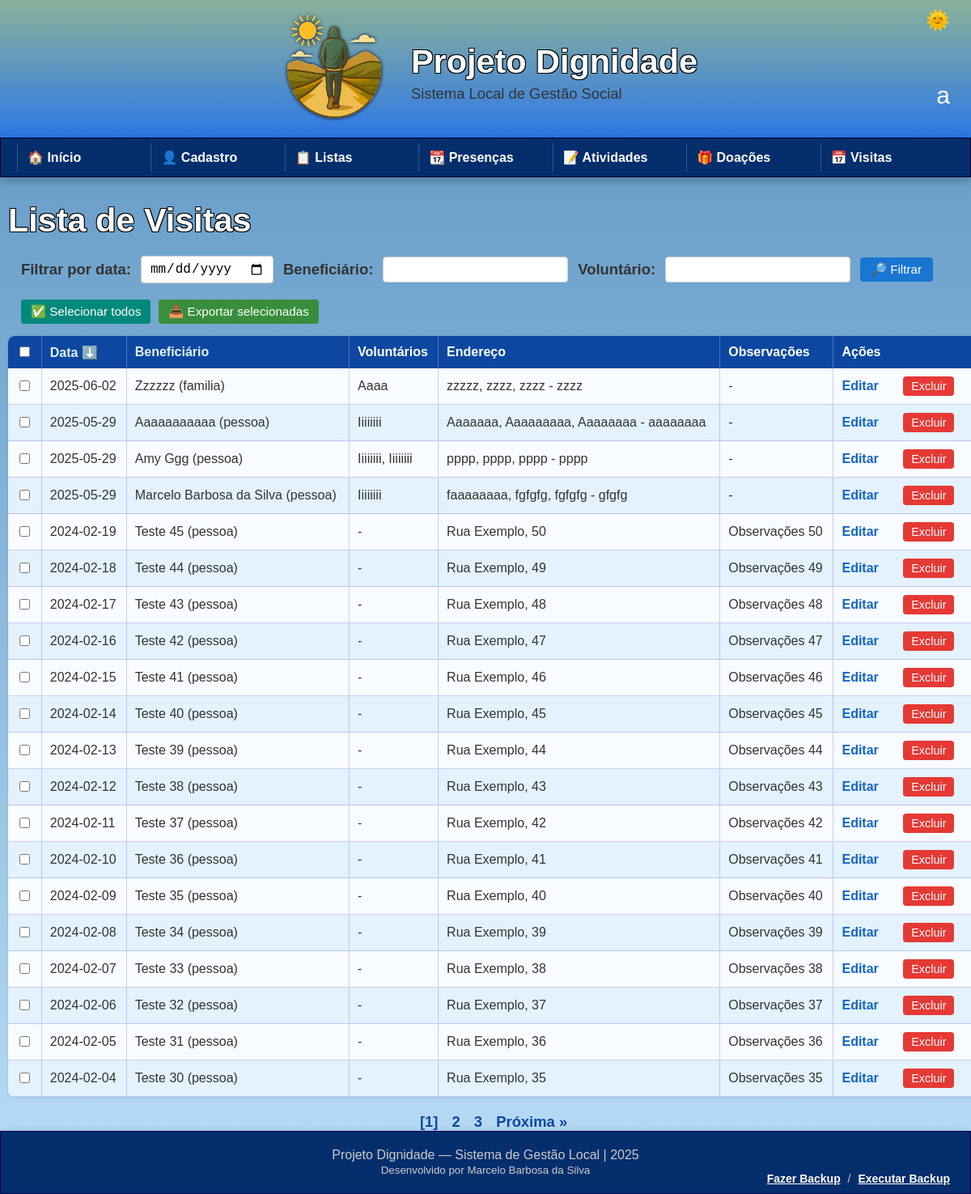
Page /visitas/lista on the committed database.
### tables this page shows
CREATE TABLE visitas (
                id INTEGER PRIMARY KEY AUTOINCREMENT,
                beneficiario_id INTEGER NOT NULL,
                beneficiario_tipo TEXT NOT NULL CHECK(beneficiario_tipo IN ('pessoa', 'familia')),
                data_visita TEXT NOT NULL,
                endereco TEXT NOT NULL,
                observacoes TEXT,
                FOREIGN KEY (beneficiario_id) REFERENCES pessoas(id)
            );

### rotas/visitas/listagem.py (the view, shortened to what this page needs)
@visitas_listagem.route("/visitas/lista", methods=["GET"])
def listar_visitas():
    data = request.args.get("data", "").strip()
    beneficiario = request.args.get("beneficiario", "").strip().lower()
    voluntario = request.args.get("voluntario", "").strip().lower()
    ordem = request.args.get("ordem", "data_visita")
    direcao = request.args.get("direcao", "desc")
    pagina = int(request.args.get("pagina", 1))
    query = """
        SELECT v.id, v.data_visita, v.endereco, v.observacoes,
               v.beneficiario_tipo, v.beneficiario_id,
               CASE
                   WHEN v.beneficiario_tipo = 'pessoa' THEN p.nome
                   WHEN v.beneficiario_tipo = 'familia' THEN f.responsavel
                   ELSE ''
               END AS beneficiario_nome,
               GROUP_CONCAT(vol.nome, ', ') AS voluntarios
        FROM visitas v
        LEFT JOIN pessoas p ON v.beneficiario_tipo = 'pessoa' AND v.beneficiario_id = p.id
        LEFT JOIN familias f ON v.beneficiario_tipo = 'familia' AND v.beneficiario_id = f.id
        LEFT JOIN visita_voluntarios vv ON v.id = vv.visita_id
        LEFT JOIN voluntarios vol ON vv.voluntario_id = vol.id
        WHERE 1=1
    """
    params = []
    if data:
        query += " AND v.data_visita = ?"
        params.append(data)
    if beneficiario:
        query += " AND LOWER(CASE WHEN v.beneficiario_tipo = 'pessoa' THEN p.nome ELSE f.responsavel END) LIKE ?"
        params.append(f"%{beneficiario}%")
    query += f" GROUP BY v.id ORDER BY {ordem} {'ASC' if direcao == 'asc' else 'DESC'}"
    with conectar() as conn:
        cursor = conn.cursor()
        cursor.execute(query, params)
        registros = cursor.fetchall()
        colunas = [col[0] for col in cursor.description]
    todas_visitas = [dict(zip(colunas, linha)) for linha in registros]
    itens_por_pagina = 20
    total = len(todas_visitas)
    total_paginas = math.ceil(total / itens_por_pagina)
    inicio = (pagina - 1) * itens_por_pagina
    fim = inicio + itens_por_pagina
    visitas_pagina = todas_visitas[inicio:fim]
    filtros = {
        "data": data,
        "beneficiario": beneficiario,
        "voluntario": voluntario,
        "ordem": ordem,
        "direcao": direcao,
        "pagina": pagina,
        "total_paginas": total_paginas
    }
    return render_template("visitas/listagem.html", visitas=visitas_pagina, filtros=filtros)

### banco/conexao.py (called while the page is built)
def conectar():
    return sqlite3.connect("banco.db")

### templates/visitas/listagem.html (shortened to what this page needs)
{% extends "base.html" %}
{% block conteudo %}
<div class="lista-container">
    <h1 class="titulo-lista">Lista de Visitas</h1>
    <form method="GET" id="filtro_form" class="formulario-familia">
        <div class="filtro-linha">
            <label><strong>Filtrar por data:</strong></label>
            <input type="date" name="data" class="campo-filtro" value="{{ filtros.data }}">
            <label><strong>Beneficiário:</strong></label>
            <input type="text" name="beneficiario" class="campo-filtro" value="{{ filtros.beneficiario }}">
            <label><strong>Voluntário:</strong></label>
            <input type="text" name="voluntario" class="campo-filtro" value="{{ filtros.voluntario }}">
            <button type="submit" class="botao-filtro">🔎 Filtrar</button>
        </div>
    </form>
    <form method="POST" id="form_exportar" action="{{ url_for('visitas_exportar.exportar_excel') }}" class="formulario-exportar">
        <button type="button" onclick="selecionarTodos()" class="botao-selecionar">✅ Selecionar todos</button>
        <button type="button" onclick="exportarParaExcel()" class="botao-exportar">📤 Exportar selecionadas</button>
    </form>
    {% if visitas %}
    <table id="tabela_pessoas" class="tabela">
        <thead>
            <tr>
                <th><input type="checkbox" onclick="selecionarTodos()"></th>
                <th><a href="#" onclick="ordenarPor('data_visita')">Data {% if filtros.ordem == 'data_visita' %}{{ '⬆️' if filtros.direcao == 'asc' else '⬇️' }}{% endif %}</a></th>
                <th><a href="#" onclick="ordenarPor('beneficiario_nome')">Beneficiário {% if filtros.ordem == 'beneficiario_nome' %}{{ '⬆️' if filtros.direcao == 'asc' else '⬇️' }}{% endif %}</a></th>
                <th>Voluntários</th>
                <th>Endereço</th>
                <th>Observações</th>
                <th>Ações</th>
            </tr>
        </thead>
        <tbody>
            {% for visita in visitas %}
            <tr>
                <td><input type="checkbox" name="selecionados" value="{{ visita.id }}"></td>
                <td>{{ visita.data_visita or "-" }}</td>
                <td>{{ visita.beneficiario_nome }} ({{ visita.beneficiario_tipo }})</td>
                <td>{{ visita.voluntarios or "-" }}</td>
                <td>{{ visita.endereco or "-" }}</td>
                <td>{{ visita.observacoes or "-" }}</td>
                <td>
                    <a href="{{ url_for('visitas_editar.editar_visita', id=visita.id) }}" class="link-editar">Editar</a>
                    <form method="POST" action="{{ url_for('visitas_excluir.excluir_visita', id=visita.id) }}" style="display:inline;" onsubmit="return confirm('Deseja excluir esta visita?');">
                        <button type="submit" class="botao-excluir">Excluir</button>
                    </form>
                </td>
            </tr>
            {% endfor %}
        </tbody>
    </table>
    {% set pagina = filtros.pagina %}
    {% set total_paginas = filtros.total_paginas %}
    {% set rota = 'visitas_listagem.listar_visitas' %}
    {% set params = {
      'data': filtros.data,
      'beneficiario': filtros.beneficiario,
      'voluntario': filtros.voluntario,
      'ordem': filtros.ordem,
      'direcao': filtros.direcao
    } %}
    {% include "utilidade/paginacao.html" with context %}
    {% else %}
    <p class="mensagem-vazia">Nenhuma visita cadastrada ainda.</p>
    {% endif %}
</div>
{% endblock %}

### templates/base.html (shortened to what this page needs)
<!DOCTYPE html>
<html lang="pt-br">
<head>
    <link rel="stylesheet" href="{{ url_for('static', filename='css/base.css') }}">
    <link rel="stylesheet" href="{{ url_for('static', filename='css/geral.css') }}">
    <link rel="stylesheet" href="{{ url_for('static', filename='css/tema_escuro.css') }}">
    <link rel="stylesheet" href="{{ url_for('static', filename='css/fonte_grande.css') }}">
    <link rel="stylesheet" href="{{ url_for('static', filename='css/cadastro.css') }}">
    <link rel="stylesheet" href="{{ url_for('static', filename='css/lista.css') }}">
    <link rel="stylesheet" href="{{ url_for('static', filename='css/perfil.css') }}">
</head>
<body>
    <header>
        <div class="bloco-esquerda">
            <img src="{{ url_for('static', filename='imagens_sistema/logo-dia.png') }}" alt="Logo" class="logo">
            <div class="titulo-central">
                <h1>Projeto Dignidade</h1>
                <p>Sistema Local de Gestão Social</p>
            </div>
        </div>
        <div class="acoes-topo">
            <button id="toggle-dark" onclick="alternarModo()" title="Alternar modo">🌞</button>
            <button id="botao-fonte" title="Alternar tamanho da fonte">A</button>
        </div>
    </header>
    <nav>
        <div class="dropdown">
            <a href="{{ url_for('comum.home') }}">🏠 Início</a>
        </div>
        <div class="dropdown">
            <span class="dropbtn">👤 Cadastro</span>
        </div>
        <div class="dropdown">
            <span class="dropbtn">📋 Listas</span>
        </div>
        <div class="dropdown">
            <span class="dropbtn">📆 Presenças</span>
        </div>
        <div class="dropdown">
            <span class="dropbtn">📝 Atividades</span>
        </div>
        <div class="dropdown">
            <span class="dropbtn">🎁 Doações</span>
        </div>
        <div class="dropdown">
            <span class="dropbtn">📅 Visitas</span>
        </div>
    </nav>
    <main>
        {% block conteudo %}{% endblock %}
    </main>
    <footer>
        Projeto Dignidade — Sistema de Gestão Local | 2025<br>
        <small>Desenvolvido por Marcelo Barbosa da Silva</small>
        <span class="link-backup-area">
            <a href="#" id="fazer-backup" class="link-backup">Fazer Backup</a> /
            <a href="#" id="executar-backup" class="link-backup">Executar Backup</a>
        </span>
    </footer>
</body>
</html>

### templates/utilidade/paginacao.html (shortened to what this page needs)
{% if total_paginas > 1 %}
<div class="paginacao">
  {% for p in range(1, total_paginas + 1) %}
    {% if p == pagina %}
      <strong>[{{ p }}]</strong>
    {% else %}
      <a href="{{ url_for(rota, pagina=p, **params) }}">{{ p }}</a>
    {% endif %}
  {% endfor %}
  {% if pagina < total_paginas %}
    <a href="{{ url_for(rota, pagina=pagina + 1, **params) }}">Próxima &#187;</a>
  {% endif %}
</div>
{% endif %}

### static/css/base.css (style rules this page uses)
nav { display: grid; grid-template-columns: repeat(7, 1fr); background-color: #052e6d; padding: 6px 20px; font-size: 16px; box-shadow: 0 4px 12px rgba(0, 0, 0, 0.25); border: 1.5px solid #040131; align-items: center; }
nav .dropdown { position: relative; width: 100%; text-align: left; border-left: 1px solid rgba(255, 255, 255, 0.2); }
nav a, nav .dropbtn { color: #fff; padding: 8px 12px; font-weight: bold; text-decoration: none; display: block; transition: background-color 0.2s ease, color 0.2s ease, box-shadow 0.2s ease; }
#toggle-dark { position: absolute; top: 10px; right: 20px; font-size: 24px; background: none; border: none; color: white; cursor: pointer; z-index: 1000; transition: transform 0.2s ease; }
#botao-fonte { position: absolute; top: 100px; right: 20px; font-size: 30px; background: none; border: none; color: white; cursor: pointer; z-index: 1000; transition: transform 0.2s ease; }
header { display: flex; align-items: center; justify-content: center; padding: 10px 30px; background: linear-gradient(to bottom, #f0f33a4d, #2d77e6); }
.logo { height: 150px; margin-right: 10px; margin-left: 0; padding: 0; display: block; filter: drop-shadow(0 0 0 white) drop-shadow(0 0 2px black); }
.bloco-esquerda { display: flex; align-items: center; gap: 10px; }
footer { position: relative; background: #052e6d; text-align: center; padding: 20px; font-size: 16px; color: #cccaca; box-shadow: 0 4px 12px rgba(0, 0, 0, 0.25); border: 1.1px solid #080353; }
.link-backup-area { position: absolute; bottom: 10px; right: 20px; font-size: 14px; white-space: nowrap; }
.link-backup { color: #fff; text-decoration: underline; font-weight: bold; margin: 0 5px; transition: color 0.2s ease; }

### static/css/geral.css (style rules this page uses)
body { margin: 0; font-family: Arial, sans-serif; background-color: #ffffff; color: #333; background: linear-gradient(to bottom, #5d95c2, #baddf7); font-size: 1.15em; }
.bloco-esquerda { display: flex; align-items: center; gap: 10px; }
h1 { color: #fff; font-size: 2.25em; margin-bottom: 5px; text-shadow: -1px -1px 0 #000, 1px -1px 0 #000, -1px 1px 0 #000, 1px 1px 0 #000; }
p { font-size: 1em; margin-top: 0; }

### static/css/cadastro.css (style rules this page uses)
form { max-width: 600px; margin: 20px auto; padding: 0 16px; }

### static/css/lista.css (style rules this page uses)
.lista-container { width: 100%; max-width: 1600px; margin: 0 auto; padding: 0 10px; }
.tabela { width: 100%; margin: 10px auto; border-collapse: separate; border-spacing: 0; font-size: 1rem; color: inherit; border-radius: 8px; overflow: hidden; box-shadow: 0 1px 4px rgba(0,0,0,0.1); background-color: white; }
.tabela th { background-color: #0d47a1; color: white; font-weight: bold; padding: 10px; text-align: left; border-right: 1px solid #ffffff40; }
.tabela th a { color: #e3f2fd; text-decoration: none; font-weight: bold; }
.tabela td { padding: 10px; border-bottom: 1px solid #0603b42f; border-right: 1px solid #0603b42f; }
.tabela tbody tr:nth-child(even) { background-color: #e3f2fd; }
.tabela tbody tr:nth-child(odd) { background-color: #f8fbff; }
.titulo-lista { margin-top: 30px; margin-bottom: 10px; padding-left: 0; }
.formulario-exportar { display: flex; align-items: center; gap: 10px; flex-wrap: wrap; margin-bottom: 15px; margin-left: 0; }
.campo-filtro { padding: 5px 8px; font-size: 1rem; border-radius: 4px; border: 1px solid #ccc; }
.botao-filtro, .botao-selecionar, .botao-exportar { padding: 6px 12px; font-size: 0.95rem; border-radius: 4px; border: none; cursor: pointer; }
.botao-filtro { background-color: #1976d2; color: white; }
.botao-selecionar { background-color: #00897b; color: white; }
.botao-exportar { background-color: #388e3c; color: white; }
.link-editar { color: #1565c0; text-decoration: none; font-weight: bold; margin-right: 10px; }
.botao-excluir { background-color: #e53935; color: white; border: none; padding: 4px 10px; border-radius: 4px; cursor: pointer; font-size: 0.9rem; margin-left: 0; }
.paginacao { text-align: center; margin-top: 20px; }
.paginacao a { margin: 0 6px; text-decoration: none; color: #0d47a1; font-weight: bold; }
.paginacao strong { margin: 0 6px; font-weight: bold; color: #0d47a1; }
.formulario-familia { display: flex; flex-direction: column; gap: 10px; margin-bottom: 20px; max-width: 100%; }
.filtro-linha { display: flex; flex-wrap: wrap; gap: 12px; align-items: center; width: 100%; }
.filtro-linha select, .filtro-linha input { padding: 6px 10px; font-size: 1rem; border: 1px solid #ccc; border-radius: 4px; }
.filtro-linha button { background-color: #1976d2; color: white; border: none; padding: 6px 14px; border-radius: 4px; cursor: pointer; }

### rows in the picture
visitas: data_visita "2025-06-02", beneficiario_nome "Zzzzzz", beneficiario_tipo "familia", voluntarios "Aaaa", endereco "zzzzz, zzzz, zzzz - zzzz", observacoes "-"
visitas: data_visita "2025-05-29", beneficiario_nome "Aaaaaaaaaaa", beneficiario_tipo "pessoa", voluntarios "Iiiiiiii", endereco "Aaaaaaa, Aaaaaaaaa, Aaaaaaaa - aaaaaaaa", observacoes "-"
visitas: data_visita "2025-05-29", beneficiario_nome "Amy Ggg", beneficiario_tipo "pessoa", voluntarios "Iiiiiiii, Iiiiiiii", endereco "pppp, pppp, pppp - pppp", observacoes "-"
visitas: data_visita "2025-05-29", beneficiario_nome "Marcelo Barbosa da Silva", beneficiario_tipo "pessoa", voluntarios "Iiiiiiii", endereco "faaaaaaaa, fgfgfg, fgfgfg - gfgfg", observacoes "-"
visitas: data_visita "2024-02-19", beneficiario_nome "Teste 45", beneficiario_tipo "pessoa", voluntarios "-", endereco "Rua Exemplo, 50", observacoes "Observações 50"
visitas: data_visita "2024-02-18", beneficiario_nome "Teste 44", beneficiario_tipo "pessoa", voluntarios "-", endereco "Rua Exemplo, 49", observacoes "Observações 49"
visitas: data_visita "2024-02-17", beneficiario_nome "Teste 43", beneficiario_tipo "pessoa", voluntarios "-", endereco "Rua Exemplo, 48", observacoes "Observações 48"
visitas: data_visita "2024-02-16", beneficiario_nome "Teste 42", beneficiario_tipo "pessoa", voluntarios "-", endereco "Rua Exemplo, 47", observacoes "Observações 47"
visitas: data_visita "2024-02-15", beneficiario_nome "Teste 41", beneficiario_tipo "pessoa", voluntarios "-", endereco "Rua Exemplo, 46", observacoes "Observações 46"
visitas: data_visita "2024-02-14", beneficiario_nome "Teste 40", beneficiario_tipo "pessoa", voluntarios "-", endereco "Rua Exemplo, 45", observacoes "Observações 45"
visitas: data_visita "2024-02-13", beneficiario_nome "Teste 39", beneficiario_tipo "pessoa", voluntarios "-", endereco "Rua Exemplo, 44", observacoes "Observações 44"
visitas: data_visita "2024-02-12", beneficiario_nome "Teste 38", beneficiario_tipo "pessoa", voluntarios "-", endereco "Rua Exemplo, 43", observacoes "Observações 43"
visitas: data_visita "2024-02-11", beneficiario_nome "Teste 37", beneficiario_tipo "pessoa", voluntarios "-", endereco "Rua Exemplo, 42", observacoes "Observações 42"
visitas: data_visita "2024-02-10", beneficiario_nome "Teste 36", beneficiario_tipo "pessoa", voluntarios "-", endereco "Rua Exemplo, 41", observacoes "Observações 41"
visitas: data_visita "2024-02-09", beneficiario_nome "Teste 35", beneficiario_tipo "pessoa", voluntarios "-", endereco "Rua Exemplo, 40", observacoes "Observações 40"
visitas: data_visita "2024-02-08", beneficiario_nome "Teste 34", beneficiario_tipo "pessoa", voluntarios "-", endereco "Rua Exemplo, 39", observacoes "Observações 39"
visitas: data_visita "2024-02-07", beneficiario_nome "Teste 33", beneficiario_tipo "pessoa", voluntarios "-", endereco "Rua Exemplo, 38", observacoes "Observações 38"
visitas: data_visita "2024-02-06", beneficiario_nome "Teste 32", beneficiario_tipo "pessoa", voluntarios "-", endereco "Rua Exemplo, 37", observacoes "Observações 37"
visitas: data_visita "2024-02-05", beneficiario_nome "Teste 31", beneficiario_tipo "pessoa", voluntarios "-", endereco "Rua Exemplo, 36", observacoes "Observações 36"
visitas: data_visita "2024-02-04", beneficiario_nome "Teste 30", beneficiario_tipo "pessoa", voluntarios "-", endereco "Rua Exemplo, 35", observacoes "Observações 35"

### other values in the picture
{{ '⬆️' if filtros.direcao == 'asc' else '⬇️' }} "⬇️"
{{ p }} "1"
{{ p }} "2" "3"
